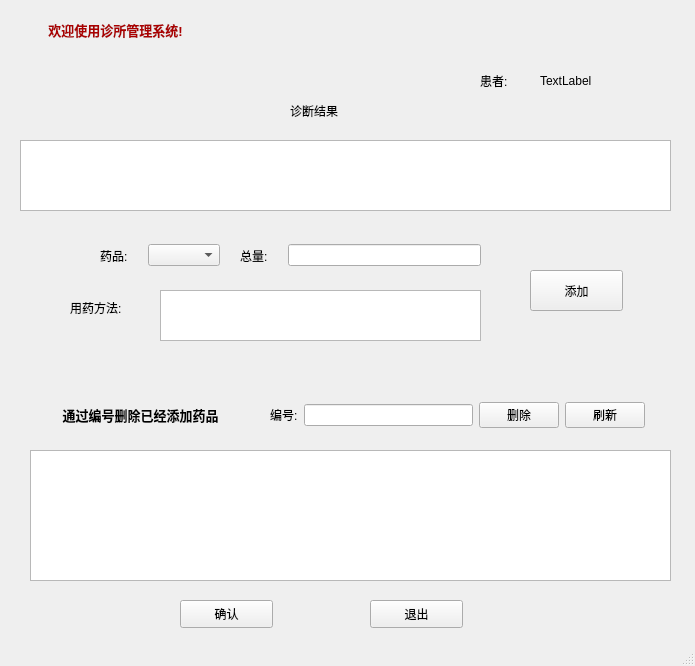
<?xml version="1.0" encoding="UTF-8"?>
<ui version="4.0">
 <class>AddPrescription</class>
 <widget class="QMainWindow" name="AddPrescription">
  <property name="geometry">
   <rect>
    <x>0</x>
    <y>0</y>
    <width>695</width>
    <height>666</height>
   </rect>
  </property>
  <property name="windowTitle">
   <string>诊所管理系统</string>
  </property>
  <widget class="QWidget" name="centralwidget">
   <widget class="QLabel" name="label_2">
    <property name="geometry">
     <rect>
      <x>480</x>
      <y>70</y>
      <width>61</width>
      <height>21</height>
     </rect>
    </property>
    <property name="text">
     <string>患者:</string>
    </property>
   </widget>
   <widget class="QLabel" name="label_3">
    <property name="geometry">
     <rect>
      <x>540</x>
      <y>70</y>
      <width>111</width>
      <height>21</height>
     </rect>
    </property>
    <property name="text">
     <string>TextLabel</string>
    </property>
   </widget>
   <widget class="QLabel" name="label_6">
    <property name="geometry">
     <rect>
      <x>290</x>
      <y>100</y>
      <width>91</width>
      <height>21</height>
     </rect>
    </property>
    <property name="text">
     <string>诊断结果</string>
    </property>
   </widget>
   <widget class="QTextBrowser" name="textBrowser">
    <property name="geometry">
     <rect>
      <x>20</x>
      <y>140</y>
      <width>651</width>
      <height>71</height>
     </rect>
    </property>
   </widget>
   <widget class="QTableView" name="tableView">
    <property name="geometry">
     <rect>
      <x>30</x>
      <y>450</y>
      <width>641</width>
      <height>131</height>
     </rect>
    </property>
   </widget>
   <widget class="QPushButton" name="pushButton_4">
    <property name="geometry">
     <rect>
      <x>180</x>
      <y>600</y>
      <width>93</width>
      <height>28</height>
     </rect>
    </property>
    <property name="text">
     <string>确认</string>
    </property>
   </widget>
   <widget class="QPushButton" name="pushButton_5">
    <property name="geometry">
     <rect>
      <x>370</x>
      <y>600</y>
      <width>93</width>
      <height>28</height>
     </rect>
    </property>
    <property name="text">
     <string>退出</string>
    </property>
   </widget>
   <widget class="QLabel" name="label_10">
    <property name="geometry">
     <rect>
      <x>30</x>
      <y>400</y>
      <width>221</width>
      <height>31</height>
     </rect>
    </property>
    <property name="text">
     <string>&lt;html&gt;&lt;head/&gt;&lt;body&gt;&lt;p align=&quot;center&quot;&gt;&lt;span style=&quot; font-size:10pt; font-weight:600;&quot;&gt;通过编号删除已经添加药品&lt;/span&gt;&lt;/p&gt;&lt;/body&gt;&lt;/html&gt;</string>
    </property>
   </widget>
   <widget class="QPushButton" name="pushButton">
    <property name="geometry">
     <rect>
      <x>530</x>
      <y>270</y>
      <width>93</width>
      <height>41</height>
     </rect>
    </property>
    <property name="text">
     <string>添加</string>
    </property>
   </widget>
   <widget class="QWidget" name="layoutWidget">
    <property name="geometry">
     <rect>
      <x>250</x>
      <y>400</y>
      <width>415</width>
      <height>30</height>
     </rect>
    </property>
    <layout class="QGridLayout" name="gridLayout">
     <property name="leftMargin">
      <number>20</number>
     </property>
     <property name="rightMargin">
      <number>20</number>
     </property>
     <item row="0" column="0">
      <widget class="QLabel" name="label_8">
       <property name="text">
        <string>编号:</string>
       </property>
      </widget>
     </item>
     <item row="0" column="1">
      <widget class="QLineEdit" name="lineEdit"/>
     </item>
     <item row="0" column="2">
      <widget class="QPushButton" name="pushButton_2">
       <property name="text">
        <string>删除</string>
       </property>
      </widget>
     </item>
     <item row="0" column="3">
      <widget class="QPushButton" name="pushButton_3">
       <property name="text">
        <string>刷新</string>
       </property>
      </widget>
     </item>
    </layout>
   </widget>
   <widget class="QWidget" name="layoutWidget">
    <property name="geometry">
     <rect>
      <x>70</x>
      <y>240</y>
      <width>441</width>
      <height>31</height>
     </rect>
    </property>
    <layout class="QHBoxLayout" name="horizontalLayout">
     <property name="spacing">
      <number>20</number>
     </property>
     <property name="leftMargin">
      <number>30</number>
     </property>
     <property name="rightMargin">
      <number>30</number>
     </property>
     <item>
      <widget class="QLabel" name="label_7">
       <property name="text">
        <string>药品:</string>
       </property>
      </widget>
     </item>
     <item>
      <widget class="QComboBox" name="comboBox"/>
     </item>
     <item>
      <widget class="QLabel" name="label_4">
       <property name="text">
        <string>总量:</string>
       </property>
      </widget>
     </item>
     <item>
      <widget class="QLineEdit" name="lineEdit_2"/>
     </item>
    </layout>
   </widget>
   <widget class="QLabel" name="label_9">
    <property name="geometry">
     <rect>
      <x>70</x>
      <y>300</y>
      <width>68</width>
      <height>16</height>
     </rect>
    </property>
    <property name="text">
     <string>用药方法:</string>
    </property>
   </widget>
   <widget class="QTextEdit" name="textEdit">
    <property name="geometry">
     <rect>
      <x>160</x>
      <y>290</y>
      <width>321</width>
      <height>51</height>
     </rect>
    </property>
   </widget>
   <widget class="QLabel" name="label">
    <property name="geometry">
     <rect>
      <x>10</x>
      <y>10</y>
      <width>211</width>
      <height>41</height>
     </rect>
    </property>
    <property name="text">
     <string>&lt;html&gt;&lt;head/&gt;&lt;body&gt;&lt;p align=&quot;center&quot;&gt;&lt;span style=&quot; font-size:10pt; font-weight:600; color:#aa0000;&quot;&gt;欢迎使用诊所管理系统!&lt;/span&gt;&lt;/p&gt;&lt;/body&gt;&lt;/html&gt;</string>
    </property>
   </widget>
  </widget>
  <widget class="QStatusBar" name="statusbar"/>
 </widget>
 <resources/>
 <connections/>
</ui>
